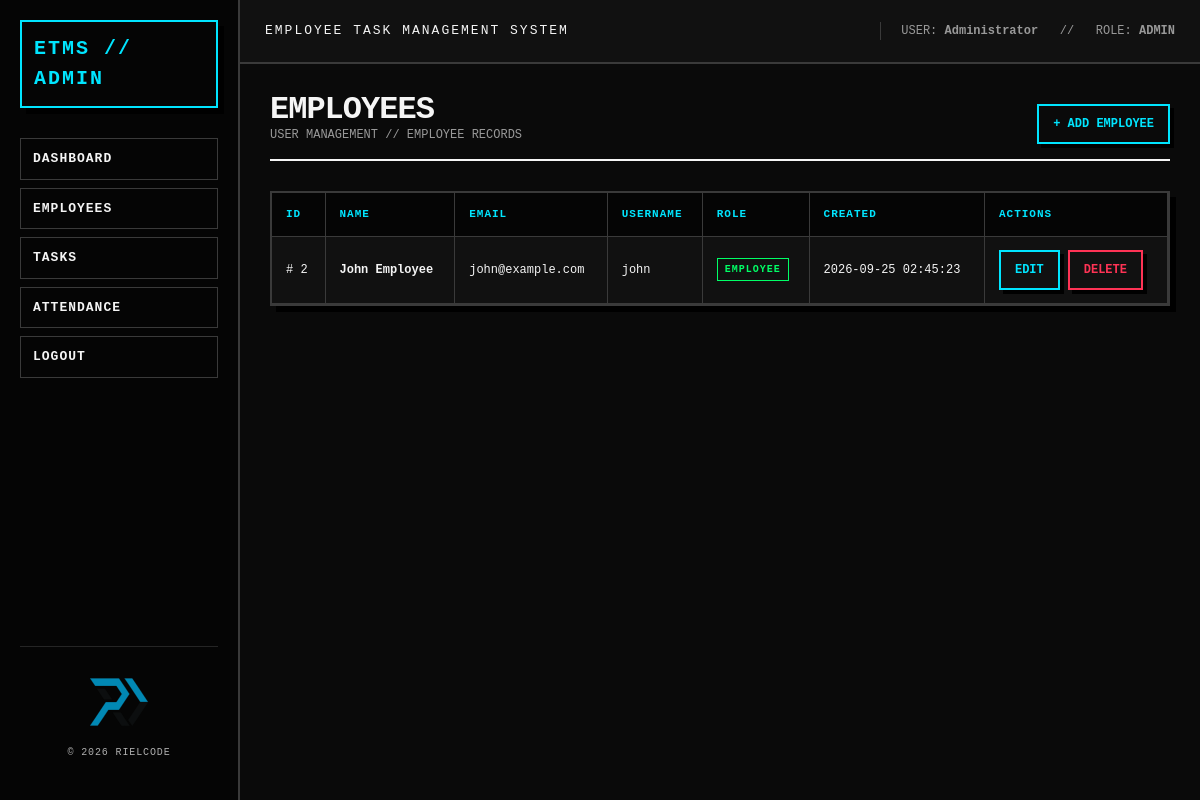
Page /admin/employees/index.php (signed in) on the committed database.
### tables this page shows
CREATE TABLE users (

    id INT AUTO_INCREMENT,

    name VARCHAR(100) NOT NULL,

    email VARCHAR(150) NOT NULL UNIQUE,

    username VARCHAR(50) NOT NULL UNIQUE,

    password VARCHAR(255) NOT NULL,

    role ENUM('admin', 'employee')
        NOT NULL DEFAULT 'employee',

    createdAt TIMESTAMP
        DEFAULT CURRENT_TIMESTAMP,

    updatedAt TIMESTAMP
        DEFAULT CURRENT_TIMESTAMP
        ON UPDATE CURRENT_TIMESTAMP,

    PRIMARY KEY (id)

);

### admin/employees/index.php (the view, shortened to what this page needs)
<?php
require_once "../../config/database.php";
$sql = "
    SELECT id, name, email, username, role, createdAt
    from users where role = 'employee'
    order by id DESC
";
$result = mysqli_query($conn, $sql);
?>
<!DOCTYPE html>
<html lang="en">
<head>
    <link
        rel="stylesheet"
        href="/ETMS/assets/css/style.css"
    >
</head>
<body>
<div class="app">
    <?php
    require_once "../../includes/admin_sidebar.php";
    ?>
    <div class="main">
        <?php
        require_once "../../includes/topbar.php";
        ?>
        <main class="content">
            <div class="page-header">
                <div>
                    <h1>
                        Employees
                    </h1>
                    <p>
                        USER MANAGEMENT // EMPLOYEE RECORDS
                    </p>
                </div>
                <a
                    class="btn btn-primary"
                    href="create.php"
                >
                    + Add Employee
                </a>
            </div>
            <div class="table-container">
                <table>
                    <thead>
                        <tr>
                            <th>ID</th>
                            <th>Name</th>
                            <th>Email</th>
                            <th>Username</th>
                            <th>Role</th>
                            <th>Created</th>
                            <th>Actions</th>
                        </tr>
                    </thead>
                    <tbody>
                    <?php
                    if (mysqli_num_rows($result) === 0):
                    ?>
                        <tr>
                            <td colspan="7">
                                <div class="empty-state">
                                    No employees found.
                                </div>
                            </td>
                        </tr>
                    <?php
                    else:
                    ?>
                        <?php
                        while (
                            $employee =
                            mysqli_fetch_assoc($result)
                        ):
                        ?>
                            <tr>
                                <td>
                                    #
                                    <?php
                                    echo $employee["id"];
                                    ?>
                                </td>
                                <td>
                                    <strong>
                                        <?php
                                        echo htmlspecialchars(
                                            $employee["name"]
                                        );
                                        ?>
                                    </strong>
                                </td>
                                <td>
                                    <?php
                                    echo htmlspecialchars(
                                        $employee["email"]
                                    );
                                    ?>
                                </td>
                                <td>
                                    <?php
                                    echo htmlspecialchars(
                                        $employee["username"]
                                    );
                                    ?>
                                </td>
                                <td>
                                    <span class="badge badge-completed">
                                        EMPLOYEE
                                    </span>
                                </td>
                                <td>
                                    <?php
                                    echo htmlspecialchars(
                                        $employee["createdAt"]
                                    );
                                    ?>
                                </td>
                                <td>
                                    <div class="actions">
                                        <a
                                            class="btn btn-primary"
                                            href="edit.php?id=<?php
                                                echo $employee["id"];
                                            ?>"
                                        >
                                            Edit
                                        </a>
                                        <a
                                            class="btn btn-danger"
                                            href="delete.php?id=<?php
                                                echo $employee["id"];
                                            ?>"
                                        >
                                            Delete
                                        </a>
                                    </div>
                                </td>
                            </tr>
                        <?php
                        endwhile;
                        ?>
                    <?php
                    endif;
                    ?>
                    </tbody>
                </table>
            </div>
        </main>
    </div>
</div>
</body>
</html>

### assets/css/style.css (style rules this page uses)
:root { --bg: #0a0a0a; --surface: #111111; --surface-2: #181818; --text: #f5f5f5; --muted: #999999; --line: #3a3a3a; --line-strong: #666666; --accent: #00e5ff; --success: #00ff66; --warning: #ffcc00; --danger: #ff3355; --shadow: 6px 6px 0 #000; --radius: 0; --sidebar-width: 240px; }
* { box-sizing: border-box; margin: 0; padding: 0; }
html { background: var(--bg); }
body { font-family: "Courier New", Courier, monospace; background: var(--bg); color: var(--text); line-height: 1.5; }
a { color: var(--accent); text-decoration: none; }
.app { min-height: 100vh; display: flex; background: var(--bg); }
.main { flex: 1; min-width: 0; }
.content { padding: 30px; max-width: 1600px; margin: 0 auto; }
.page-header { display: flex; justify-content: space-between; align-items: flex-end; gap: 20px; margin-bottom: 30px; border-bottom: 2px solid var(--text); padding-bottom: 15px; }
.page-header h1 { font-size: 32px; line-height: 1; text-transform: uppercase; letter-spacing: -1px; }
.page-header p { color: var(--muted); font-size: 12px; }
.btn { display: inline-block; border: 2px solid var(--text); background: transparent; color: var(--text); padding: 9px 14px; font-family: inherit; font-size: 12px; font-weight: bold; text-transform: uppercase; cursor: pointer; box-shadow: 4px 4px 0 #000; transition: none; }
.btn-primary { border-color: var(--accent); color: var(--accent); }
.btn-danger { border-color: var(--danger); color: var(--danger); }
.table-container { width: 100%; overflow-x: auto; border: 2px solid var(--line); background: var(--surface); box-shadow: var(--shadow); }
table { width: 100%; border-collapse: collapse; min-width: 850px; }
th, td { padding: 13px 14px; border-right: 1px solid var(--line); border-bottom: 1px solid var(--line); text-align: left; font-size: 12px; }
th { background: #050505; color: var(--accent); text-transform: uppercase; letter-spacing: 1px; font-size: 11px; }
.badge { display: inline-block; padding: 3px 7px; border: 1px solid currentColor; font-size: 10px; font-weight: bold; text-transform: uppercase; letter-spacing: 1px; }
.badge-completed { color: var(--success); }
.actions { display: flex; flex-wrap: wrap; gap: 8px; }

### rows in the picture
users: id "2", name "John Employee", email "john@example.com", username "john", createdAt "2026-09-25 02:45:23"

### other values in the picture
$_SESSION["name"] "Administrator"
$_SESSION["role"] "ADMIN"
